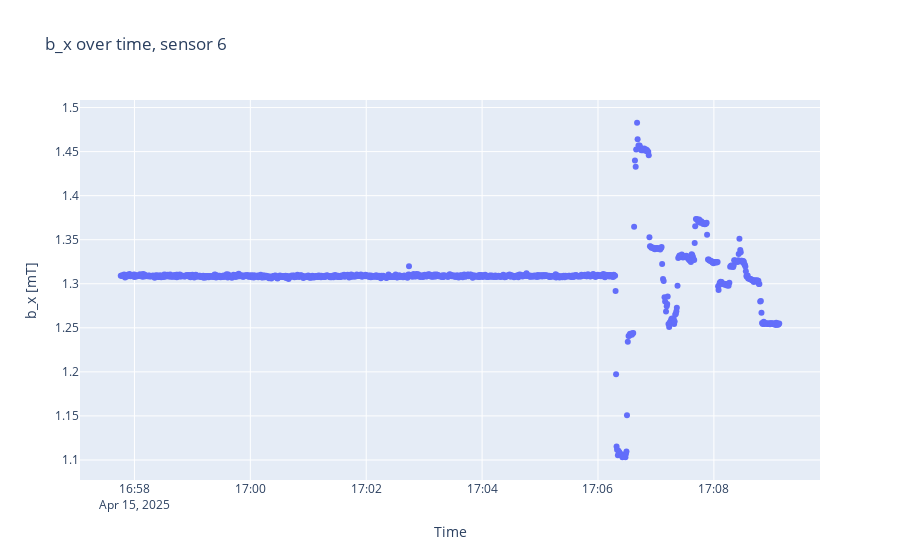
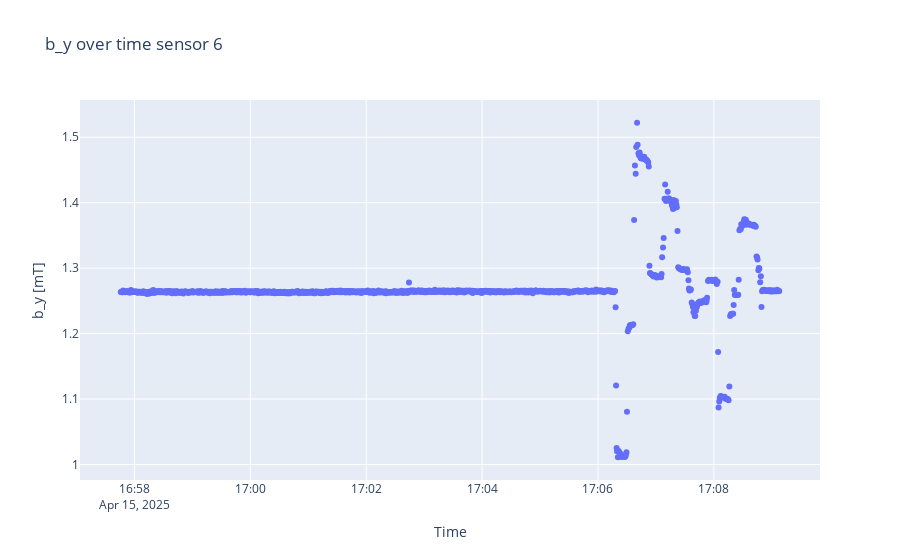
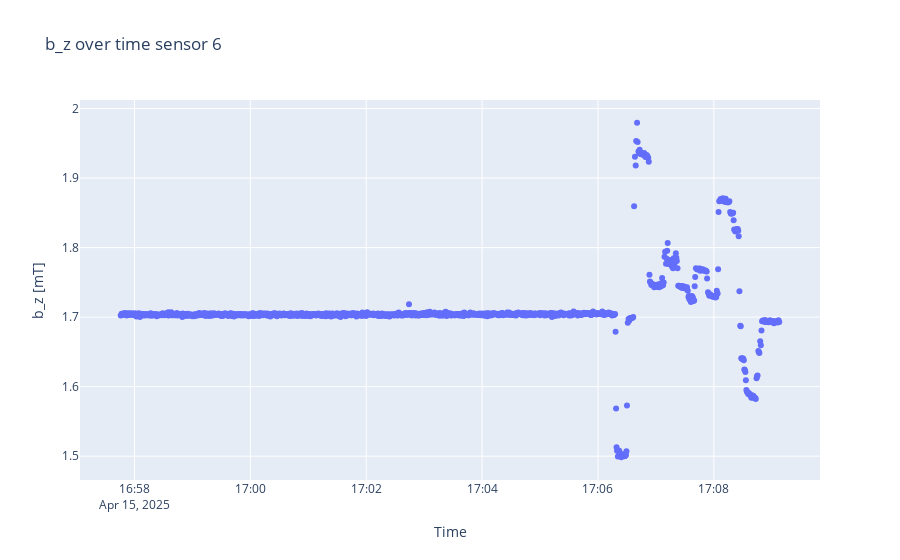

The code cell stored with these charts, in order, in its notebook:
### Code cell
sensorplots(B, timestamps, 6)

### Figure 1 — Plotly figure (JSON) as saved in the notebook; plotly's stock layout.template omitted (floating-point values rounded to 4 significant figures; data arrays with more than 128 entries replaced by an {"elided": "..."} marker saying what was removed)
{"data": [{"mode": "markers", "type": "scatter", "x": {"elided": "1160 str values"}, "y": {"elided": "1160 float values"}}], "layout": {"title": {"text": "b_x over time, sensor 6"}, "xaxis": {"title": {"text": "Time"}}, "yaxis": {"scaleanchor": "y", "title": {"text": "b_x [mT]"}}}}

### Figure 2 — Plotly figure (JSON) as saved in the notebook; plotly's stock layout.template omitted (floating-point values rounded to 4 significant figures; data arrays with more than 128 entries replaced by an {"elided": "..."} marker saying what was removed)
{"data": [{"mode": "markers", "type": "scatter", "x": {"elided": "1160 str values"}, "y": {"elided": "1160 float values"}}], "layout": {"title": {"text": "b_y over time sensor 6"}, "xaxis": {"title": {"text": "Time"}}, "yaxis": {"scaleanchor": "y", "title": {"text": "b_y [mT]"}}}}

### Figure 3 — Plotly figure (JSON) as saved in the notebook; plotly's stock layout.template omitted (floating-point values rounded to 4 significant figures; data arrays with more than 128 entries replaced by an {"elided": "..."} marker saying what was removed)
{"data": [{"mode": "markers", "type": "scatter", "x": {"elided": "1160 str values"}, "y": {"elided": "1160 float values"}}], "layout": {"title": {"text": "b_z over time sensor 6"}, "xaxis": {"title": {"text": "Time"}}, "yaxis": {"scaleanchor": "y", "title": {"text": "b_z [mT]"}}}}
